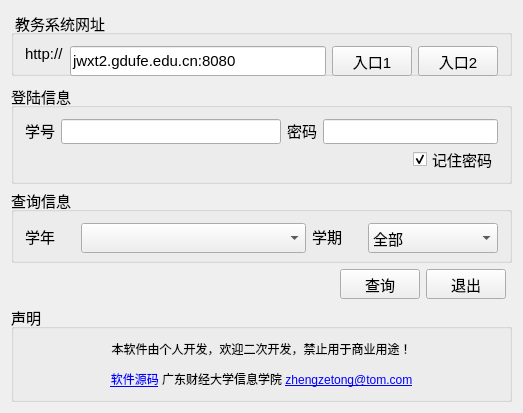
<?xml version="1.0" encoding="UTF-8"?>
<ui version="4.0">
 <class>QGpa</class>
 <widget class="QWidget" name="QGpa">
  <property name="geometry">
   <rect>
    <x>0</x>
    <y>0</y>
    <width>523</width>
    <height>402</height>
   </rect>
  </property>
  <property name="font">
   <font>
    <pointsize>11</pointsize>
   </font>
  </property>
  <property name="windowTitle">
   <string>绩点助手</string>
  </property>
  <property name="windowIcon">
   <iconset resource="../qgpa.qrc">
    <normaloff>:/ico.ico</normaloff>:/ico.ico</iconset>
  </property>
  <layout class="QGridLayout" name="gridLayout_2">
   <item row="3" column="0">
    <spacer name="horizontalSpacer_4">
     <property name="orientation">
      <enum>Qt::Horizontal</enum>
     </property>
     <property name="sizeHint" stdset="0">
      <size>
       <width>471</width>
       <height>20</height>
      </size>
     </property>
    </spacer>
   </item>
   <item row="3" column="2">
    <widget class="QPushButton" name="pushButton">
     <property name="minimumSize">
      <size>
       <width>0</width>
       <height>30</height>
      </size>
     </property>
     <property name="text">
      <string>退出</string>
     </property>
    </widget>
   </item>
   <item row="1" column="0" colspan="4">
    <widget class="QGroupBox" name="groupBox_2">
     <property name="minimumSize">
      <size>
       <width>0</width>
       <height>100</height>
      </size>
     </property>
     <property name="maximumSize">
      <size>
       <width>16777215</width>
       <height>95</height>
      </size>
     </property>
     <property name="title">
      <string>登陆信息</string>
     </property>
     <layout class="QVBoxLayout" name="verticalLayout">
      <item>
       <layout class="QHBoxLayout" name="horizontalLayout_2">
        <item>
         <widget class="QLabel" name="label_2">
          <property name="maximumSize">
           <size>
            <width>40</width>
            <height>16777215</height>
           </size>
          </property>
          <property name="text">
           <string>学号</string>
          </property>
         </widget>
        </item>
        <item>
         <widget class="QLineEdit" name="editId">
          <property name="minimumSize">
           <size>
            <width>220</width>
            <height>25</height>
           </size>
          </property>
          <property name="maximumSize">
           <size>
            <width>300</width>
            <height>16777215</height>
           </size>
          </property>
          <property name="font">
           <font>
            <pointsize>12</pointsize>
           </font>
          </property>
          <property name="text">
           <string/>
          </property>
         </widget>
        </item>
        <item>
         <widget class="QLabel" name="label_3">
          <property name="maximumSize">
           <size>
            <width>50</width>
            <height>16777215</height>
           </size>
          </property>
          <property name="text">
           <string>密码</string>
          </property>
         </widget>
        </item>
        <item>
         <widget class="QLineEdit" name="editPass">
          <property name="minimumSize">
           <size>
            <width>0</width>
            <height>25</height>
           </size>
          </property>
          <property name="maximumSize">
           <size>
            <width>240</width>
            <height>16777215</height>
           </size>
          </property>
          <property name="font">
           <font>
            <pointsize>12</pointsize>
           </font>
          </property>
          <property name="text">
           <string/>
          </property>
          <property name="echoMode">
           <enum>QLineEdit::Password</enum>
          </property>
         </widget>
        </item>
       </layout>
      </item>
      <item>
       <layout class="QHBoxLayout" name="horizontalLayout_5">
        <item>
         <spacer name="horizontalSpacer_2">
          <property name="orientation">
           <enum>Qt::Horizontal</enum>
          </property>
          <property name="sizeHint" stdset="0">
           <size>
            <width>292</width>
            <height>20</height>
           </size>
          </property>
         </spacer>
        </item>
        <item>
         <widget class="QCheckBox" name="checkBox">
          <property name="layoutDirection">
           <enum>Qt::LeftToRight</enum>
          </property>
          <property name="text">
           <string>记住密码</string>
          </property>
          <property name="checked">
           <bool>true</bool>
          </property>
         </widget>
        </item>
       </layout>
      </item>
     </layout>
    </widget>
   </item>
   <item row="4" column="0" colspan="4">
    <widget class="QGroupBox" name="groupBox_4">
     <property name="title">
      <string>声明</string>
     </property>
     <layout class="QGridLayout" name="gridLayout">
      <item row="0" column="0">
       <widget class="QLabel" name="label_6">
        <property name="font">
         <font>
          <pointsize>9</pointsize>
         </font>
        </property>
        <property name="text">
         <string>&lt;html&gt;&lt;body&gt;&lt;p&gt;本软件由个人开发，欢迎二次开发，禁止用于商业用途！&lt;/p&gt;&lt;p&gt;&lt;a href=&quot;https://github.com/ztzheng/gpa&quot;&gt;&lt;span style=&quot; text-decoration: underline; color:#0000ff;&quot;&gt;软件源码&lt;/span&gt;&lt;/a&gt; 广东财经大学信息学院  &lt;a href=&quot;mailto:zhengzetong@tom.com&quot;&gt;&lt;span style=&quot; text-decoration: underline; color:#0000ff;&quot;&gt;zhengzetong@tom.com&lt;/span&gt;&lt;/a&gt;&lt;/p&gt;&lt;/body&gt;&lt;/html&gt;</string>
        </property>
        <property name="alignment">
         <set>Qt::AlignHCenter|Qt::AlignTop</set>
        </property>
       </widget>
      </item>
     </layout>
    </widget>
   </item>
   <item row="2" column="0" colspan="4">
    <widget class="QGroupBox" name="groupBox_3">
     <property name="maximumSize">
      <size>
       <width>16777215</width>
       <height>75</height>
      </size>
     </property>
     <property name="title">
      <string>查询信息</string>
     </property>
     <layout class="QHBoxLayout" name="horizontalLayout_4">
      <item>
       <widget class="QLabel" name="label_4">
        <property name="minimumSize">
         <size>
          <width>50</width>
          <height>0</height>
         </size>
        </property>
        <property name="maximumSize">
         <size>
          <width>50</width>
          <height>16777215</height>
         </size>
        </property>
        <property name="text">
         <string>学年</string>
        </property>
       </widget>
      </item>
      <item>
       <widget class="QComboBox" name="comboBox">
        <property name="minimumSize">
         <size>
          <width>0</width>
          <height>30</height>
         </size>
        </property>
       </widget>
      </item>
      <item>
       <widget class="QLabel" name="label_5">
        <property name="maximumSize">
         <size>
          <width>50</width>
          <height>16777215</height>
         </size>
        </property>
        <property name="text">
         <string>学期</string>
        </property>
       </widget>
      </item>
      <item>
       <widget class="QComboBox" name="comboBox_2">
        <property name="minimumSize">
         <size>
          <width>0</width>
          <height>30</height>
         </size>
        </property>
        <property name="maximumSize">
         <size>
          <width>130</width>
          <height>16777215</height>
         </size>
        </property>
        <property name="layoutDirection">
         <enum>Qt::LeftToRight</enum>
        </property>
        <property name="autoFillBackground">
         <bool>false</bool>
        </property>
        <property name="editable">
         <bool>false</bool>
        </property>
        <item>
         <property name="text">
          <string>全部</string>
         </property>
        </item>
        <item>
         <property name="text">
          <string>1</string>
         </property>
        </item>
        <item>
         <property name="text">
          <string>2</string>
         </property>
        </item>
       </widget>
      </item>
     </layout>
    </widget>
   </item>
   <item row="0" column="0" colspan="4">
    <widget class="QGroupBox" name="groupBox">
     <property name="maximumSize">
      <size>
       <width>16777215</width>
       <height>65</height>
      </size>
     </property>
     <property name="font">
      <font>
       <pointsize>11</pointsize>
      </font>
     </property>
     <property name="title">
      <string> 教务系统网址</string>
     </property>
     <layout class="QHBoxLayout" name="horizontalLayout">
      <item>
       <widget class="QLabel" name="label">
        <property name="text">
         <string>http://</string>
        </property>
       </widget>
      </item>
      <item>
       <widget class="QLineEdit" name="editUrl">
        <property name="minimumSize">
         <size>
          <width>0</width>
          <height>30</height>
         </size>
        </property>
        <property name="text">
         <string>jwxt2.gdufe.edu.cn:8080</string>
        </property>
       </widget>
      </item>
      <item>
       <widget class="QPushButton" name="btnUrl1">
        <property name="minimumSize">
         <size>
          <width>0</width>
          <height>30</height>
         </size>
        </property>
        <property name="text">
         <string>入口1</string>
        </property>
       </widget>
      </item>
      <item>
       <widget class="QPushButton" name="btnUrl2">
        <property name="minimumSize">
         <size>
          <width>0</width>
          <height>30</height>
         </size>
        </property>
        <property name="text">
         <string>入口2</string>
        </property>
       </widget>
      </item>
     </layout>
    </widget>
   </item>
   <item row="3" column="1">
    <widget class="QPushButton" name="btnQuery">
     <property name="minimumSize">
      <size>
       <width>0</width>
       <height>30</height>
      </size>
     </property>
     <property name="text">
      <string>查询</string>
     </property>
    </widget>
   </item>
  </layout>
 </widget>
 <layoutdefault spacing="6" margin="11"/>
 <resources>
  <include location="../qgpa.qrc"/>
 </resources>
 <connections>
  <connection>
   <sender>pushButton</sender>
   <signal>clicked()</signal>
   <receiver>QGpa</receiver>
   <slot>close()</slot>
   <hints>
    <hint type="sourcelabel">
     <x>607</x>
     <y>275</y>
    </hint>
    <hint type="destinationlabel">
     <x>652</x>
     <y>280</y>
    </hint>
   </hints>
  </connection>
 </connections>
</ui>
